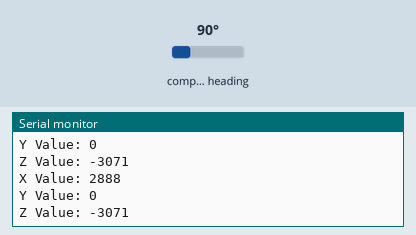
A sketch run on a simulated Arduino Uno, built with avr-gcc and run on an emulated ATmega328P. On the bench: the last lines printed to the serial monitor. Wiring (inferred from the names in the program): QMC5883L compass at I2C address 0x0D. The test bench sets the inputs (shaded band); at power-on: compass heading 90°.

Above: at 1.3 s.
1.4 s: compass heading set to 7°
At 1.83 s:
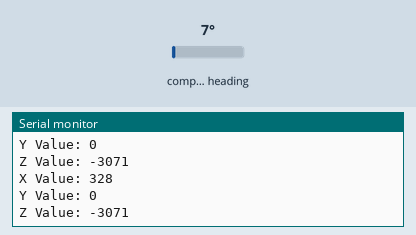
2.9 s: compass heading set to 180°
At 3.33 s:
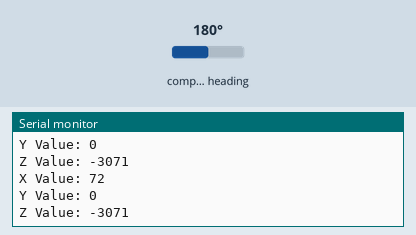
Timing chart, 0 to 5.9 s (numbered marks = the images above; inputs shaded):
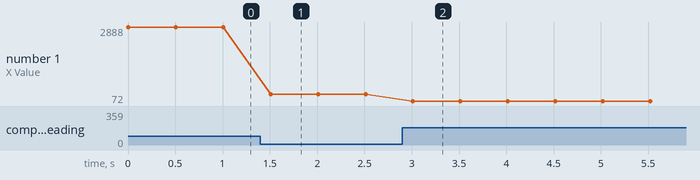

Measured:
- after the input at 1.4 s, the serial monitor: prints a new line after 0.11 s (image 1)
- after the input at 2.9 s, the serial monitor: prints a new line after 0.11 s (image 2)
- plotted number 1: 2888 → 328 after the input at 1.4 s, 328 → 72 after the input at 2.9 s

The sketch:

Gyro_test3.ino
```cpp
#include <Wire.h> //I2C Arduino Library

#define addr 0x0D //I2C Address for The HMC5883

void setup(){

  Serial.begin(9600);
  Wire.begin();


  Wire.beginTransmission(addr); //start talking
  Wire.write(0x02); // Set the Register
  Wire.write(0x00); // Tell the HMC5883 to Continuously Measure
  Wire.endTransmission();
}


void loop(){

  int x,y,z; //triple axis data

  //Tell the HMC what regist to begin writing data into
  Wire.beginTransmission(addr);
  Wire.write(0x03); //start with register 3.
  Wire.endTransmission();


 //Read the data.. 2 bytes for each axis.. 6 total bytes
  Wire.requestFrom(addr, 8);
  if(8<=Wire.available()){
    x = Wire.read()<<8; //MSB  x
    x |= Wire.read(); //LSB  x
    z = Wire.read()<<8; //MSB  z
    z |= Wire.read(); //LSB z
    y = Wire.read()<<8; //MSB y
    y |= Wire.read(); //LSB y
  }

  // Show Values
  Serial.print("X Value: ");
  Serial.println(x);
  Serial.print("Y Value: ");
  Serial.println(y);
  Serial.print("Z Value: ");
  Serial.println(z);
  Serial.println();

  delay(500);
}
```
